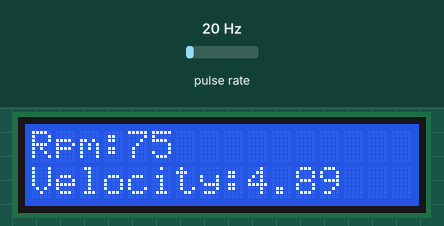
Simulated run of this sketch. Board: ESP32. On the bench: 16×2 character LCD. Wiring (inferred from the names in the program): pulse sensor: data GPIO 19. The inputs (shaded band) are chosen by the test bench; at power-on: pulse rate 20 Hz. Nothing arrives over Bluetooth unless stated; what the sketch prints to the serial monitor is not drawn.

Above: at 1.2 s.
1.3 s: pulse rate (sensor on GPIO 19) set to 4 Hz
At 2.8 s:
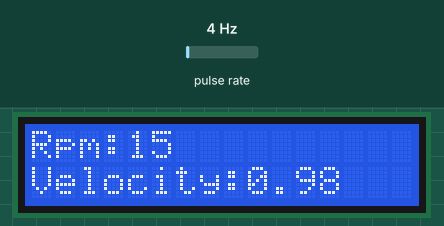
3.5 s: pulse rate (sensor on GPIO 19) set to 50 Hz
At 5.3 s:
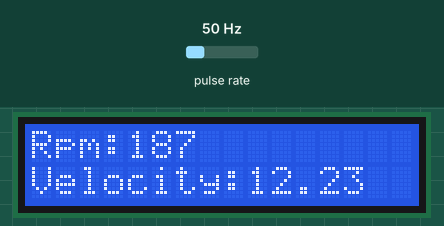
6.0 s: pulse rate (sensor on GPIO 19) set to 100 Hz
At 6.9 s:
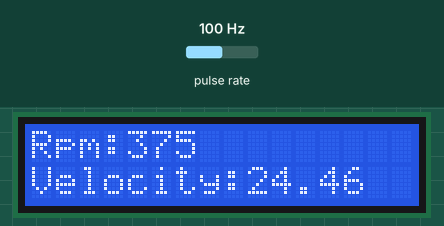
Timing chart, 0 to 9.0 s (numbered marks = the images above; inputs shaded):
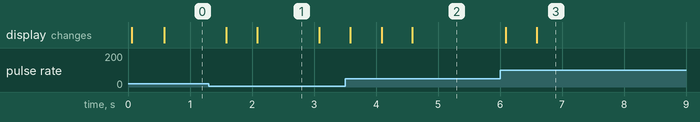

The sketch:

Calculation_speed.ino
```cpp
#include "BluetoothSerial.h"
#include <Wire.h>
#include <LiquidCrystal_I2C.h>

#define SENSOR_PIN 19     // DO pin from HW-277
#define PULSES_PER_REV 8  // change if you use more holes/marks
#define Rad 0.173

BluetoothSerial SerialBT;
LiquidCrystal_I2C lcd(0x27, 16, 2);

volatile unsigned long pulseCount = 0;
volatile unsigned long lastPulseTime = 0;
unsigned long lastTime = 0;
float rpm = 0;
float velocity = 0;
volatile unsigned long lastPulseMicros = 0;
const unsigned long DEBOUNCE_TIME = 5000; // 5ms in microseconds


void IRAM_ATTR countPulse() {
  unsigned long currentMicros = micros();
  // Only count if enough time has passed since the last pulse
  if (currentMicros - lastPulseMicros > DEBOUNCE_TIME) {
    pulseCount++;
    lastPulseMicros = currentMicros;
  }
}

void setup() {
  Serial.begin(115200);
  SerialBT.begin("ESP32_Blinky");

  lcd.init(); // Initialize LCD
  lcd.backlight(); // Turn on backlight


  pinMode(SENSOR_PIN, INPUT_PULLUP);

  attachInterrupt(digitalPinToInterrupt(SENSOR_PIN), countPulse, FALLING);

  lastTime = millis();
}

void loop() {
  unsigned long currentTime = millis();
  if (currentTime - lastTime >= 500) {   // every .5 second
    noInterrupts();
    unsigned long pulses = pulseCount;
    Serial.println(pulseCount);
    pulseCount = 0;
    interrupts();

    float prpm = (pulses * 120.0 / 2) / PULSES_PER_REV;
    Serial.print("previous rpm:");
    Serial.println(prpm);
    rpm = (pulses * 30.0) / 8.0 * (1000.0 / (currentTime - lastTime));
    float velocity = rpm * 3 * PI * Rad / 25;
    Serial.print("velocity");
    Serial.println(velocity);


    Serial.print("RPM: ");
    Serial.println(rpm);
    SerialBT.print("RPM: ");
    SerialBT.println(rpm);
    lcd.clear();
    lcd.setCursor(0, 0); // Column 0, Row 0
    lcd.print("Rpm:");
    lcd.print((int)abs(rpm));
    lcd.setCursor(0, 1);
    lcd.print("Velocity:");
    lcd.print(velocity);
    SerialBT.print("Velocity : ");
    SerialBT.println(velocity);
    // Serial.println(velocity);

    lastTime = currentTime;
  }
    // Serial.println(pulseCount);
    // Serial.print("RPM: ");
    // Serial.println(rpm);
    // SerialBT.print("RPM: ");
    // SerialBT.println(rpm);
    // lcd.clear();
    // lcd.setCursor(0, 0); // Column 0, Row 0
    // lcd.print("Speed : ");
    // lcd.print((int)abs(rpm));
}
```

Measured:
- after the input at 1.3 s, the display: first changes after 0.29 s (image 1 shows a later state)
- after the input at 3.5 s, the display: first differs from a run without the input after 0.59 s (image 2 shows a later state)
- after the input at 6.0 s, the display: first changes after 0.09 s (image 3 shows a later state)
- what the display in image 1 shows lasts 1.0 s, from 2.1 s to 3.1 s
